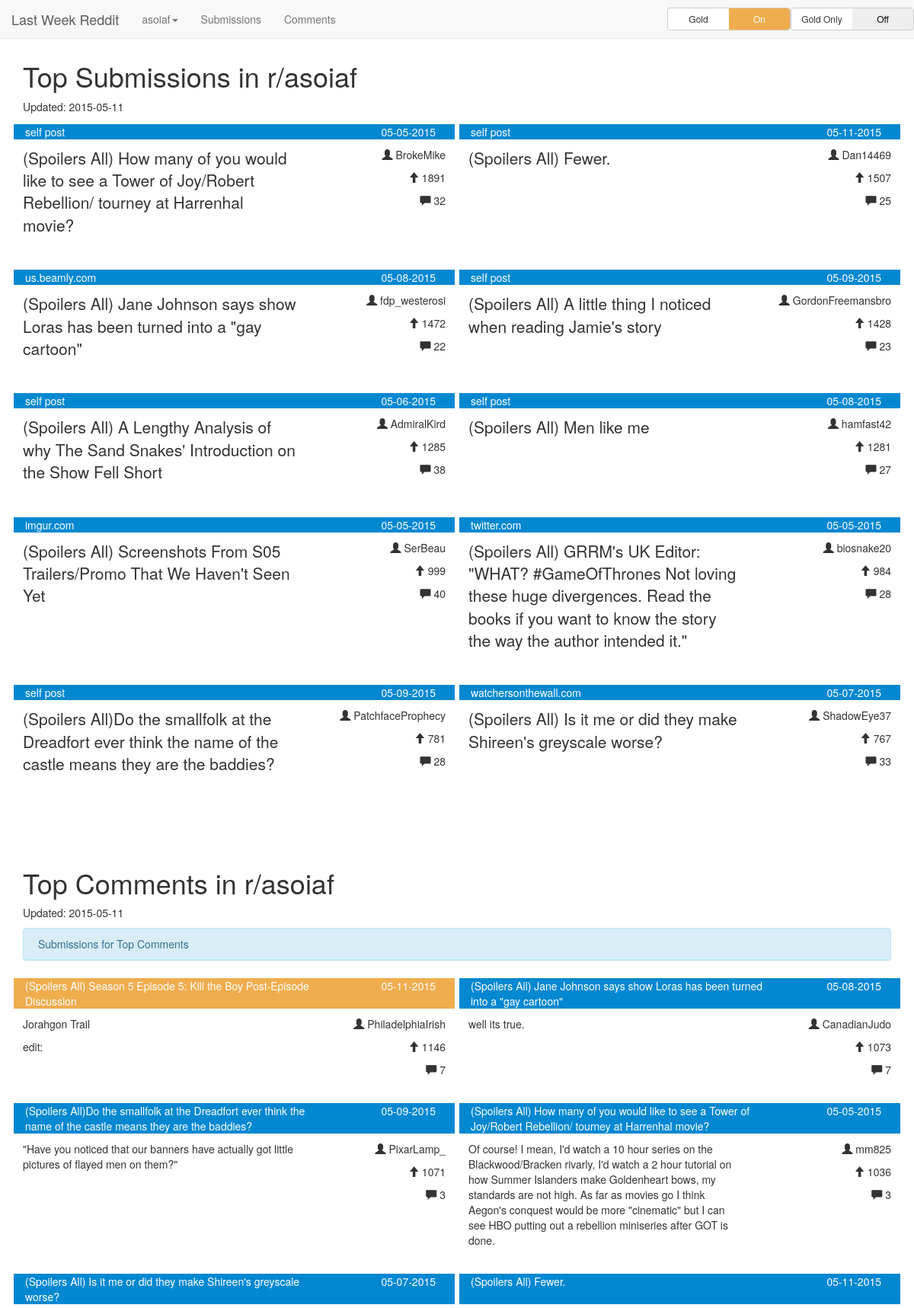
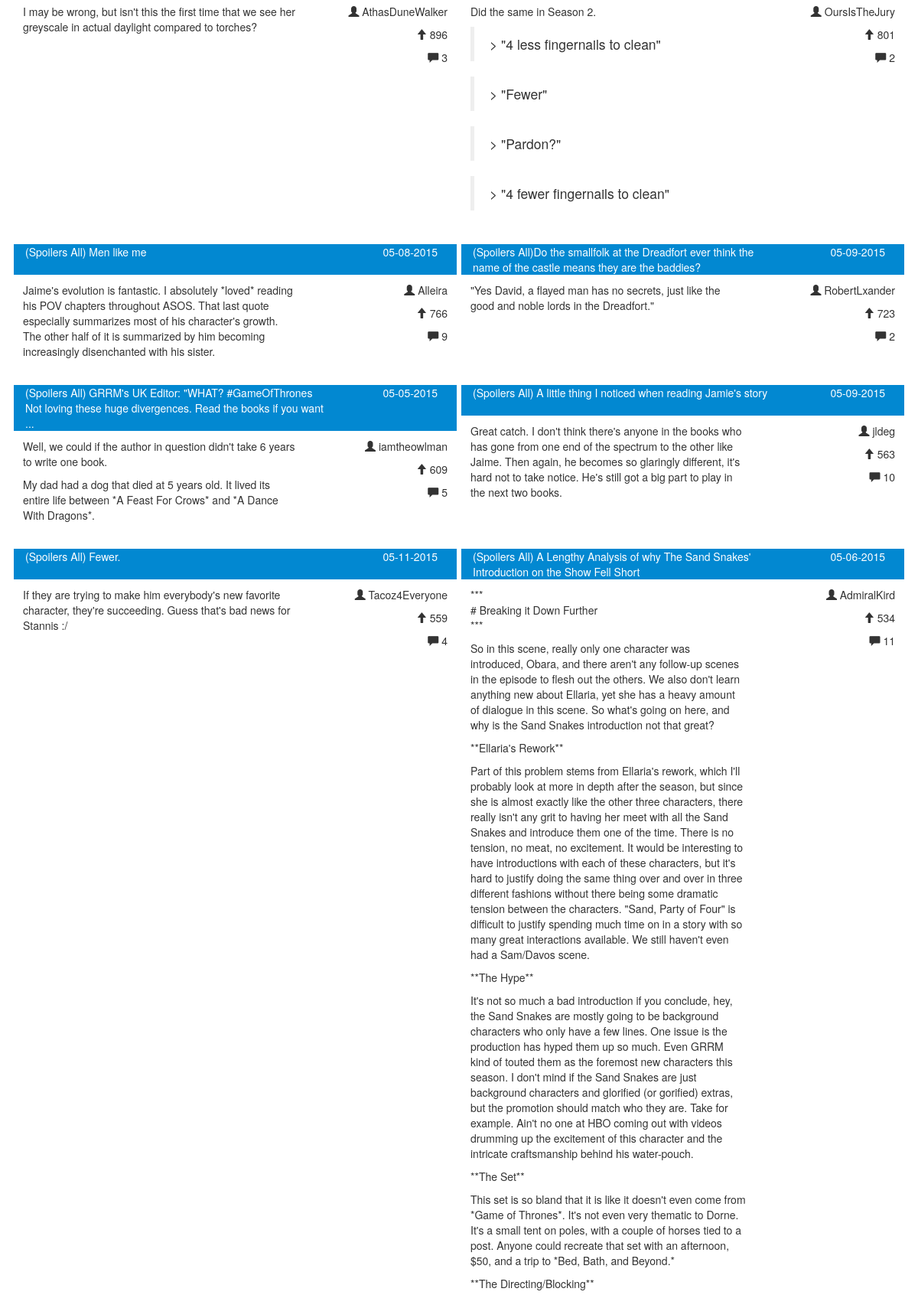
/r/asoiaf/ (upper part), run on the app's committed database (2 pictures, top to bottom).
### model.py (models this page shows, shortened)
class Subreddits(Base):
	__tablename__ = 'subreddits'
	id = Column(Text)
	title = Column(Text, primary_key=True)
	url = Column(Text)
	description = Column(Text)
	added = Column(DateTime)
	updated = Column(DateTime)
	@classmethod
	def checkSubreddit(class_, session, subreddit):
		if session.query(exists().where(Subreddits.title == subreddit)).scalar(): return True
		else: return False
	@classmethod
	def getSubreddit(class_, session, subreddit):
		sub = session.query(Subreddits).filter(Subreddits.title==subreddit).one()
		return sub
	@classmethod
	def getSubredditsUnique(class_, session):
		query = session.query(Subreddits.title.distinct().label("name"))
		subs = [row.name.lower() for row in query.all()]
		return subs

class Submissions(Base):
	__tablename__ = 'submissions'
	id = Column(Text, primary_key=True)
	title = Column(Text)
	score = Column(Integer)
	author = Column(Text)
	comments = Column(Integer)
	url = Column(Text)
	permalink = Column(Text)
	domain = Column(Integer)
	gilded = Column(Integer)
	subreddit = Column(Text, ForeignKey("subreddits.title"))
	created_utc = Column(Integer)
	@classmethod
	def checkSubreddit(class_, session, subreddit):
		if session.query(exists().where(Submissions.subreddit == subreddit)).scalar(): return True
		else: return False
	@classmethod
	def getSubmissions(class_, session, subreddit):
		all_scores = session.query(Submissions).with_entities(Submissions.score)
		list_all_scores =  list(all_scores)
		avg =  numpy.average(list_all_scores)
		std = numpy.std(list_all_scores)
		floor = round(avg + std, 0)
		top = session.query(Submissions).filter(Submissions.subreddit==subreddit).order_by(desc(Submissions.score)).all()
		return top, avg, std, floor

class Comments(Base):
	__tablename__ = 'comments'
	id = Column(Text, primary_key=True)
	body = Column(Text)
	score = Column(Integer)
	author = Column(Text)
	replies = Column(Integer)
	url = Column(Text)
	gilded = Column(Integer)
	sid = Column(Text)
	stitle = Column(Text)
	subreddit = Column(Text, ForeignKey("subreddits.title"))
	created_utc = Column(Integer)
	@classmethod
	def checkSubreddit(class_, session, subreddit):
		if session.query(exists().where(Comments.subreddit == subreddit)).scalar(): return True
		else: return False
	@classmethod
	def getComments(class_, session, subreddit):
		all_scores = session.query(Comments).with_entities(Comments.score)
		list_all_scores =  list(all_scores)
		avg =  numpy.average(list_all_scores)
		std = numpy.std(list_all_scores)
		floor = round(avg + std, 0)
		top = session.query(Comments).filter(and_(Comments.score > floor, Comments.subreddit==subreddit)).order_by(desc(Comments.score)).all()
		return top, avg, std, floor

### app.py (the view)
@app.route('/r/<subreddit>/')
def sub(subreddit):
	engine = create_engine('sqlite:///submissions.db')
	DBSession = sessionmaker(bind=engine)
	session = DBSession()
	if not (model.Subreddits.checkSubreddit(session, subreddit)):
		return redirect("r/" + subreddit + "/add", code=302)
	subreddits = model.Subreddits.getSubredditsUnique(session)
	sub = model.Subreddits.getSubreddit(session, subreddit)
	if not (model.Submissions.checkSubreddit(session, subreddit) and model.Comments.checkSubreddit(session, subreddit)):
		flash('Retrieving content from Reddit', 'alert-warning')
		return render_template('content.html', headername = sub.title, subreddit=sub, menuitems = subreddits, progress = True)
	stop, savg, sstd, sfloor = model.Submissions.getSubmissions(session,subreddit)
	ctop, cavg, cstd, cfloor = model.Comments.getComments(session,subreddit)
	titles = {} # submission title: [submission id, # of comments]
	for c in ctop:
		if c.stitle in titles:
			titles[c.stitle][1] += 1
			continue
		titles[c.stitle] = [c.sid, 1]
	return render_template('content.html', comments=ctop, submissions=stop, headername = sub.title, subreddit = sub, titles = titles, menuitems = subreddits)

### filters.py (called while the page is built)
def format_datetime(value):
    date = time.strftime('%m-%d-%Y', time.gmtime(value))
    return date

def reddit_links(value):
	link_re = re.compile(r'\[(.*?)\]\((.*?)\)+')
	for find in re.findall(link_re, value):
		url = '<a href =%s target="_blank">%s</a>' % (find[1], find[0])
		link_text = "[%s](%s)" % (find[0], find[1])
		value = value.replace(link_text, url)
	return value

@evalcontextfilter
def nl2br(eval_ctx, value):
	paragraph_re = re.compile(r'(?:\r\n|\r|\n){2,}')
	result = u'\n\n'.join(u'<p>%s</p>' % p.replace('\n', Markup('<br>\n'))
		for p in paragraph_re.split(escape(value)))
	if eval_ctx.autoescape:
		result = Markup(result)
	return result

### templates/content.html (shortened to what this page needs)
{% extends "base.html" %}
  {% block content %}
  {%if submissions%}
  <div id="sub-container" class="container">
	<h1>Top Submissions in r/{{subreddit.title}}</h1>
    <p> {%if subreddit.updated%}Updated: {{subreddit.updated.strftime('%Y-%m-%d') }}{%endif%}</p>
		{% for group in submissions|batch(2) %}
      <div class="row">
			{% for submission in group %}
        <div class="col-md-6 item submission {% if submission.gilded == 1 %}gilded{% else %}non-gilded{% endif %}">
          <div class="row top-box {% if submission.gilded == 1 %}gold{% else %}regular{% endif %}">
            <div class="col-xs-9 col-sm-9 text-left">
              {% if submission.url == submission.permalink %}
              self post
              {% else %}
              {{submission.domain | truncate(40, True) | safe}}
              {% endif %}
            </div>
            <div class="col-xs-3 col-sm-3 text-right">
              {{submission.created_utc|date}}
            </div>
          </div>
          <div class="row submission-body">
            <div class="col-xs-8 col-sm-8 text-left">
              <p class="lead"> {{submission.title | safe  }} </p>
            </div>
            <div class="col-xs-4 col-sm-4 text-right">
                <p class ="author"><span class="glyphicon glyphicon-user" aria-hidden="true"></span> {{submission.author | truncate(13, True)}}</p>
                <p class="score"><span class="glyphicon glyphicon-arrow-up" aria-hidden="true"></span> {{submission.score}}</p>
                <p class ="replies"><a class="read-replies" target="_blank" href="{{submission.permalink}}"></a><span class="glyphicon glyphicon-comment" aria-hidden="true"></span> {{submission.comments}}</p>
            </div>
          </div>
        </div>
      {% endfor %}
      </div>
		{% endfor %}
  </div>
  {% endif %}
  {% if comments %}
  <div id="c-container" class="container">
    <h1>Top Comments in r/{{subreddit.title}}</h1>
    <p> {%if subreddit.updated%}Updated: {{subreddit.updated.strftime('%Y-%m-%d') }}{%endif%}</p>
    <div class="panel panel-info">
      <div class="panel-heading collapsed" role="tab" id="csHeading" data-toggle="collapse" data-parent="#accordion" href="#collapsecsBody" aria-expanded="false" aria-controls="collapsecsBody">
            Submissions for Top Comments
      </div>
    </div>
	{% for group in comments|batch(2) %}
    <div class="row">
		{% for comment in group %}
        <div class="col-md-6 item comment id-{{comment.sid}} {% if comment.gilded == 1 %}gilded{% else %}non-gilded{% endif %}">
          <div class="row top-box {% if comment.gilded == 1 %}gold{% else %}regular{% endif %}">
            <div class="col-xs-9 col-sm-9 text-left comment-parent">
              {{comment.stitle | truncate(120, True) | safe}}
            </div>
            <div class="col-xs-3 col-sm-3 text-right">
              {{comment.created_utc|date}}
            </div>
          </div>
          <div class="row comment-body">
            <div class="col-xs-8 col-sm-8 truncate text-left">
              {{comment.body | redditlink | safe | urlize() | nl2br | safe }}
            </div>
            <div class="col-xs-4 col-sm-4 text-right">
                <p class ="author"><span class="glyphicon glyphicon-user" aria-hidden="true"></span> {{comment.author | truncate(13, True)}}</p>
                <p class="score"><span class="glyphicon glyphicon-arrow-up" aria-hidden="true"></span> {{comment.score}}</p>
                <p class ="replies"><span class="glyphicon glyphicon-comment" aria-hidden="true"></span> {{comment.replies}}</p>
            </div>
          </div>
        </div>
		{% endfor %}
    </div>
  {% endfor %}
  </div>
  {% endif %}
{% endblock %}

### templates/nav.html (shortened to what this page needs)
  <nav class="navbar navbar-default navbar-fixed-top">
  <div class="container-fluid">
    <div class="navbar-header">
      <a class="navbar-brand" href="/">Last Week Reddit</a>
    </div>
    <div class="collapse navbar-collapse" id="bs-example-navbar-collapse-1">
      <ul class="nav navbar-nav">
        <li class="dropdown">
          <a href="#" class="dropdown-toggle" data-toggle="dropdown" role="button" aria-expanded="false">{{headername}}<span class="caret"></span></a>
        </li>
        {%if submissions %}<li><a href="#submissions">Submissions</a></li>{%endif%}
        {%if comments %}<li><a href="#comments">Comments</a></li>{%endif%}
      </ul>
      <ul class="nav navbar-nav navbar-right">
        <li><input type="checkbox" name="toggleGold" unchecked></li>
        <li><input type="checkbox" name="toggleGoldOnly" unchecked></li>
      </ul>
    </div>
  </div>
  </nav>

### static/css/lwr.css (style rules this page uses)
body > .container { padding-top: 60px; }
.navbar-right { padding-top: 10px; }
.item { margin-bottom: 1.5em; }
.panel-heading, .item { cursor: pointer; }
.top-box { color: white; padding-right: 10px; margin-bottom: .5em; background-color: #0288D1; border: 3px solid white; }
.comment > .top-box { min-height: 46px; }
.gold { background-color: #f0ad4e; }

### data on the page
Subreddits: title "asoiaf", updated "2015-05-11"
Submissions: shows "self post", created_utc "05-05-2015", title "(Spoilers All) How many of you would like to see a Tower of Joy/Robert Rebellion/ tourney at Harrenhal movie?", author "BrokeMike", score "1891", comments "32"
Submissions: shows "self post", created_utc "05-11-2015", title "(Spoilers All) Fewer.", author "Dan14469", score "1507", comments "25"
Submissions: domain "us.beamly.com", created_utc "05-08-2015", title "(Spoilers All) Jane Johnson says show Loras has been turned into a \"gay cartoon\"", author "fdp_westerosi", score "1472", comments "22"
Submissions: shows "self post", created_utc "05-09-2015", title "(Spoilers All) A little thing I noticed when reading Jamie's story", author "GordonFreemansbro", score "1428", comments "23"
Submissions: shows "self post", created_utc "05-06-2015", title "(Spoilers All) A Lengthy Analysis of why The Sand Snakes' Introduction on the Show Fell Short", author "AdmiralKird", score "1285", comments "38"
Submissions: shows "self post", created_utc "05-08-2015", title "(Spoilers All) Men like me", author "hamfast42", score "1281", comments "27"
Submissions: domain "imgur.com", created_utc "05-05-2015", title "(Spoilers All) Screenshots From S05 Trailers/Promo That We Haven't Seen Yet", author "SerBeau", score "999", comments "40"
Submissions: domain "twitter.com", created_utc "05-05-2015", title "(Spoilers All) GRRM's UK Editor: \"WHAT? #GameOfThrones Not loving these huge divergences. Read the books if you want to know the story the way the author intended it.\"", author "biosnake20", score "984", comments "28"
Submissions: shows "self post", created_utc "05-09-2015", title "(Spoilers All)Do the smallfolk at the Dreadfort ever think the name of the castle means they are the baddies?", author "PatchfaceProphecy", score "781", comments "28"
Submissions: domain "watchersonthewall.com", created_utc "05-07-2015", title "(Spoilers All) Is it me or did they make Shireen's greyscale worse?", author "ShadowEye37", score "767", comments "33"
Comments: stitle "(Spoilers All) Season 5 Episode 5: Kill the Boy Post-Episode Discussion", created_utc "05-11-2015", body|redditlink "Jorahgon Trail edit:", author "PhiladelphiaIrish", score "1146", replies "7"
Comments: stitle "(Spoilers All) Jane Johnson says show Loras has been turned into a \"gay cartoon\"", created_utc "05-08-2015", body|redditlink "well its true.", author "CanadianJudo", score "1073", replies "7"
Comments: stitle "(Spoilers All)Do the smallfolk at the Dreadfort ever think the name of the castle means they are the baddies?", created_utc "05-09-2015", body|redditlink "\"Have you noticed that our banners have actually got little pictures of flayed men on them?\"", author "PixarLamp_", score "1071", replies "3"
Comments: stitle "(Spoilers All) How many of you would like to see a Tower of Joy/Robert Rebellion/ tourney at Harrenhal movie?", created_utc "05-05-2015", body|redditlink "Of course! I mean, I'd watch a 10 hour series on the Blackwood/Bracken rivarly, I'd watch a 2 hour tutorial on how Summer Islanders make Goldenheart bows, my standards are not high. As far as movies go I think Aegon's conquest would be more \"cinematic\" but I can see HBO putting out a rebellion miniseries after GOT is done.", author "mm825", score "1036", replies "3"
Comments: stitle "(Spoilers All) Is it me or did they make Shireen's greyscale worse?", created_utc "05-07-2015", body|redditlink "I may be wrong, but isn't this the first time that we see her greyscale in actual daylight compared to torches?", author "AthasDuneWalker", score "896", replies "3"
Comments: stitle "(Spoilers All) Fewer.", created_utc "05-11-2015", body|redditlink "Did the same in Season 2. > \"4 less fingernails to clean\" > \"Fewer\" > \"Pardon?\" > \"4 fewer fingernails to clean\"", author "OursIsTheJury", score "801", replies "2"
Comments: stitle "(Spoilers All) Men like me", created_utc "05-08-2015", body|redditlink "Jaime's evolution is fantastic. I absolutely *loved* reading his POV chapters throughout ASOS. That last quote especially summarizes most of his character's growth. The other half of it is summarized by him becoming increasingly disenchanted with his sister.", author "Alleira", score "766", replies "9"
Comments: stitle "(Spoilers All)Do the smallfolk at the Dreadfort ever think the name of the castle means they are the baddies?", created_utc "05-09-2015", body|redditlink "\"Yes David, a flayed man has no secrets, just like the good and noble lords in the Dreadfort.\"", author "RobertLxander", score "723", replies "2"
Comments: stitle "(Spoilers All) GRRM's UK Editor: \"WHAT? #GameOfThrones Not loving these huge divergences. Read the books if you want ...", created_utc "05-05-2015", body|redditlink "Well, we could if the author in question didn't take 6 years to write one book. My dad had a dog that died at 5 years old. It lived its entire life between *A Feast For Crows* and *A Dance With Dragons*.", author "iamtheowlman", score "609", replies "5"
Comments: stitle "(Spoilers All) A little thing I noticed when reading Jamie's story", created_utc "05-09-2015", body|redditlink "Great catch. I don't think there's anyone in the books who has gone from one end of the spectrum to the other like Jaime. Then again, he becomes so glaringly different, it's hard not to take notice. He's still got a big part to play in the next two books.", author "jldeg", score "563", replies "10"
Comments: stitle "(Spoilers All) Fewer.", created_utc "05-11-2015", body|redditlink "If they are trying to make him everybody's new favorite character, they're succeeding. Guess that's bad news for Stannis :/", author "Tacoz4Everyone", score "559", replies "4"
Comments: stitle "(Spoilers All) A Lengthy Analysis of why The Sand Snakes' Introduction on the Show Fell Short", created_utc "05-06-2015", body|redditlink "*** # Breaking it Down Further *** So in this scene, really only one character was introduced, Obara, and there aren't any follow-up scenes in the episode to flesh out the others. We also don't learn anything new about Ellaria, yet she has a heavy amount of dialogue in this scene. So what's going on here, and why is the Sand Snakes introduction not that great? **Ellaria's Rework** Part of this problem stems from Ellaria's rework, which I'll probably look at more in depth after the season, but since she is almost exactly like the other three characters, there really isn't any grit to having her meet with all the Sand Snakes and introduce them one of the time. There is no tension, no meat, no…", author "AdmiralKird", score "534", replies "11"
